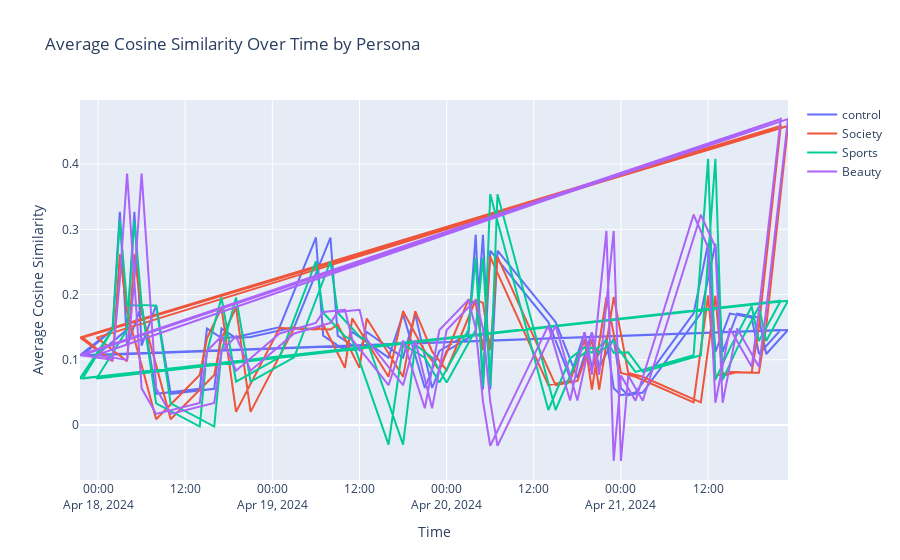

The notebook cell saved with this chart:
### Code cell


### Figure 1 — Plotly figure (JSON) as saved in the notebook; plotly's stock layout.template omitted (floating-point values rounded to 4 significant figures; data arrays with more than 128 entries replaced by an {"elided": "..."} marker saying what was removed)
{"data": [{"mode": "lines", "name": "control", "type": "scatter", "x": {"elided": "152 str values"}, "y": {"elided": "152 float values"}}, {"mode": "lines", "name": "Society", "type": "scatter", "x": {"elided": "152 str values"}, "y": {"elided": "152 float values"}}, {"mode": "lines", "name": "Sports", "type": "scatter", "x": {"elided": "152 str values"}, "y": {"elided": "152 float values"}}, {"mode": "lines", "name": "Beauty", "type": "scatter", "x": {"elided": "152 str values"}, "y": {"elided": "152 float values"}}], "layout": {"title": {"text": "Average Cosine Similarity Over Time by Persona"}, "xaxis": {"title": {"text": "Time"}}, "yaxis": {"title": {"text": "Average Cosine Similarity"}}}}
